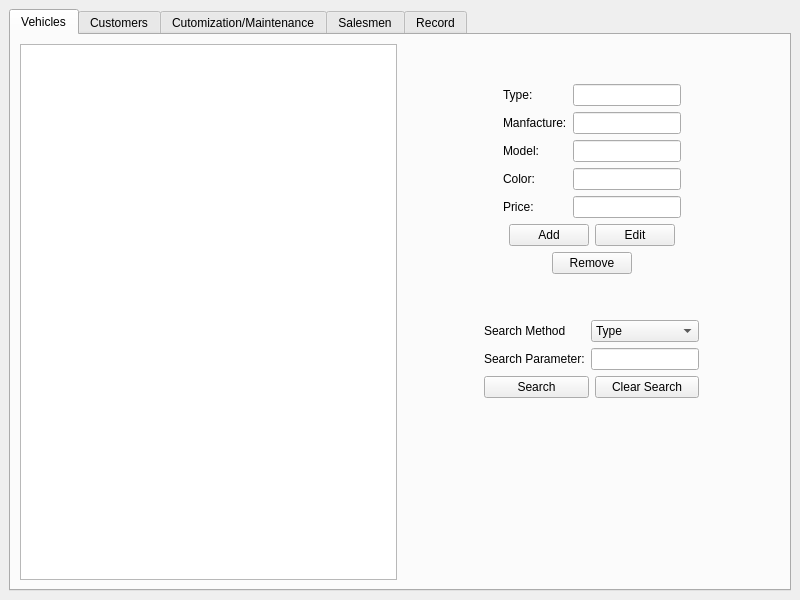
<?xml version="1.0" encoding="UTF-8"?>
<ui version="4.0">
 <class>AdminWindow</class>
 <widget class="QMainWindow" name="AdminWindow">
  <property name="geometry">
   <rect>
    <x>0</x>
    <y>0</y>
    <width>800</width>
    <height>600</height>
   </rect>
  </property>
  <property name="windowTitle">
   <string>AdminWindow</string>
  </property>
  <widget class="QWidget" name="centralwidget">
   <layout class="QHBoxLayout" name="horizontalLayout_7">
    <item>
     <widget class="QTabWidget" name="tabWidget">
      <property name="currentIndex">
       <number>0</number>
      </property>
      <widget class="QWidget" name="tab">
       <attribute name="title">
        <string>Vehicles</string>
       </attribute>
       <layout class="QHBoxLayout" name="horizontalLayout_29">
        <item>
         <widget class="QTableView" name="tableView">
          <property name="sizeAdjustPolicy">
           <enum>QAbstractScrollArea::AdjustToContents</enum>
          </property>
          <property name="editTriggers">
           <set>QAbstractItemView::NoEditTriggers</set>
          </property>
          <property name="dragDropOverwriteMode">
           <bool>false</bool>
          </property>
          <property name="alternatingRowColors">
           <bool>true</bool>
          </property>
          <property name="selectionMode">
           <enum>QAbstractItemView::SingleSelection</enum>
          </property>
          <property name="selectionBehavior">
           <enum>QAbstractItemView::SelectRows</enum>
          </property>
         </widget>
        </item>
        <item>
         <layout class="QVBoxLayout" name="verticalLayout_25">
          <item>
           <layout class="QVBoxLayout" name="verticalLayout_14">
            <item>
             <layout class="QHBoxLayout" name="horizontalLayout_13">
              <item>
               <spacer name="horizontalSpacer_20">
                <property name="orientation">
                 <enum>Qt::Horizontal</enum>
                </property>
                <property name="sizeHint" stdset="0">
                 <size>
                  <width>40</width>
                  <height>20</height>
                 </size>
                </property>
               </spacer>
              </item>
              <item>
               <layout class="QVBoxLayout" name="verticalLayout_13">
                <item>
                 <spacer name="verticalSpacer_12">
                  <property name="orientation">
                   <enum>Qt::Vertical</enum>
                  </property>
                  <property name="sizeHint" stdset="0">
                   <size>
                    <width>20</width>
                    <height>40</height>
                   </size>
                  </property>
                 </spacer>
                </item>
                <item>
                 <layout class="QHBoxLayout" name="horizontalLayout_8">
                  <item>
                   <layout class="QVBoxLayout" name="verticalLayout_11">
                    <item>
                     <widget class="QLabel" name="label">
                      <property name="text">
                       <string>Type:</string>
                      </property>
                     </widget>
                    </item>
                    <item>
                     <widget class="QLabel" name="label_2">
                      <property name="text">
                       <string>Manfacture:</string>
                      </property>
                     </widget>
                    </item>
                    <item>
                     <widget class="QLabel" name="label_3">
                      <property name="text">
                       <string>Model:</string>
                      </property>
                     </widget>
                    </item>
                    <item>
                     <widget class="QLabel" name="label_4">
                      <property name="text">
                       <string>Color:</string>
                      </property>
                     </widget>
                    </item>
                    <item>
                     <widget class="QLabel" name="label_5">
                      <property name="text">
                       <string>Price:</string>
                      </property>
                     </widget>
                    </item>
                   </layout>
                  </item>
                  <item>
                   <layout class="QVBoxLayout" name="verticalLayout_12">
                    <item>
                     <widget class="QLineEdit" name="lineEdit"/>
                    </item>
                    <item>
                     <widget class="QLineEdit" name="lineEdit_2"/>
                    </item>
                    <item>
                     <widget class="QLineEdit" name="lineEdit_3"/>
                    </item>
                    <item>
                     <widget class="QLineEdit" name="lineEdit_4"/>
                    </item>
                    <item>
                     <widget class="QLineEdit" name="lineEdit_5"/>
                    </item>
                   </layout>
                  </item>
                 </layout>
                </item>
               </layout>
              </item>
              <item>
               <spacer name="horizontalSpacer_19">
                <property name="orientation">
                 <enum>Qt::Horizontal</enum>
                </property>
                <property name="sizeHint" stdset="0">
                 <size>
                  <width>40</width>
                  <height>20</height>
                 </size>
                </property>
               </spacer>
              </item>
             </layout>
            </item>
            <item>
             <layout class="QVBoxLayout" name="verticalLayout_4">
              <item>
               <layout class="QHBoxLayout" name="horizontalLayout_4">
                <item>
                 <spacer name="horizontalSpacer_4">
                  <property name="orientation">
                   <enum>Qt::Horizontal</enum>
                  </property>
                  <property name="sizeHint" stdset="0">
                   <size>
                    <width>40</width>
                    <height>20</height>
                   </size>
                  </property>
                 </spacer>
                </item>
                <item>
                 <layout class="QVBoxLayout" name="verticalLayout">
                  <item>
                   <layout class="QHBoxLayout" name="horizontalLayout">
                    <item>
                     <widget class="QPushButton" name="pushButton_2">
                      <property name="text">
                       <string>Add</string>
                      </property>
                     </widget>
                    </item>
                    <item>
                     <widget class="QPushButton" name="pushButton">
                      <property name="text">
                       <string>Edit</string>
                      </property>
                     </widget>
                    </item>
                   </layout>
                  </item>
                  <item>
                   <layout class="QHBoxLayout" name="horizontalLayout_6">
                    <item>
                     <spacer name="horizontalSpacer">
                      <property name="orientation">
                       <enum>Qt::Horizontal</enum>
                      </property>
                      <property name="sizeHint" stdset="0">
                       <size>
                        <width>40</width>
                        <height>20</height>
                       </size>
                      </property>
                     </spacer>
                    </item>
                    <item>
                     <widget class="QPushButton" name="pushButton_3">
                      <property name="text">
                       <string>Remove</string>
                      </property>
                     </widget>
                    </item>
                    <item>
                     <spacer name="horizontalSpacer_2">
                      <property name="orientation">
                       <enum>Qt::Horizontal</enum>
                      </property>
                      <property name="sizeHint" stdset="0">
                       <size>
                        <width>40</width>
                        <height>20</height>
                       </size>
                      </property>
                     </spacer>
                    </item>
                   </layout>
                  </item>
                 </layout>
                </item>
                <item>
                 <spacer name="horizontalSpacer_3">
                  <property name="orientation">
                   <enum>Qt::Horizontal</enum>
                  </property>
                  <property name="sizeHint" stdset="0">
                   <size>
                    <width>40</width>
                    <height>20</height>
                   </size>
                  </property>
                 </spacer>
                </item>
               </layout>
              </item>
              <item>
               <spacer name="verticalSpacer_2">
                <property name="orientation">
                 <enum>Qt::Vertical</enum>
                </property>
                <property name="sizeHint" stdset="0">
                 <size>
                  <width>20</width>
                  <height>40</height>
                 </size>
                </property>
               </spacer>
              </item>
             </layout>
            </item>
           </layout>
          </item>
          <item>
           <layout class="QHBoxLayout" name="horizontalLayout_28">
            <item>
             <spacer name="horizontalSpacer_28">
              <property name="orientation">
               <enum>Qt::Horizontal</enum>
              </property>
              <property name="sizeHint" stdset="0">
               <size>
                <width>40</width>
                <height>20</height>
               </size>
              </property>
             </spacer>
            </item>
            <item>
             <layout class="QVBoxLayout" name="verticalLayout_24">
              <item>
               <layout class="QVBoxLayout" name="verticalLayout_23">
                <item>
                 <layout class="QHBoxLayout" name="horizontalLayout_27">
                  <item>
                   <layout class="QVBoxLayout" name="verticalLayout_21">
                    <item>
                     <widget class="QLabel" name="label_16">
                      <property name="text">
                       <string>Search Method</string>
                      </property>
                     </widget>
                    </item>
                    <item>
                     <widget class="QLabel" name="label_17">
                      <property name="text">
                       <string>Search Parameter:</string>
                      </property>
                     </widget>
                    </item>
                   </layout>
                  </item>
                  <item>
                   <layout class="QVBoxLayout" name="verticalLayout_22">
                    <item>
                     <widget class="QComboBox" name="comboBox">
                      <item>
                       <property name="text">
                        <string>Type</string>
                       </property>
                      </item>
                      <item>
                       <property name="text">
                        <string>Manfacture</string>
                       </property>
                      </item>
                      <item>
                       <property name="text">
                        <string>Model</string>
                       </property>
                      </item>
                      <item>
                       <property name="text">
                        <string>Color</string>
                       </property>
                      </item>
                      <item>
                       <property name="text">
                        <string>Price</string>
                       </property>
                      </item>
                     </widget>
                    </item>
                    <item>
                     <widget class="QLineEdit" name="lineEdit_16"/>
                    </item>
                   </layout>
                  </item>
                 </layout>
                </item>
                <item>
                 <layout class="QHBoxLayout" name="horizontalLayout_20">
                  <item>
                   <widget class="QPushButton" name="pushButton_6">
                    <property name="text">
                     <string>Search</string>
                    </property>
                   </widget>
                  </item>
                  <item>
                   <widget class="QPushButton" name="pushButton_7">
                    <property name="text">
                     <string>Clear Search</string>
                    </property>
                   </widget>
                  </item>
                 </layout>
                </item>
               </layout>
              </item>
              <item>
               <spacer name="verticalSpacer">
                <property name="orientation">
                 <enum>Qt::Vertical</enum>
                </property>
                <property name="sizeHint" stdset="0">
                 <size>
                  <width>20</width>
                  <height>40</height>
                 </size>
                </property>
               </spacer>
              </item>
             </layout>
            </item>
            <item>
             <spacer name="horizontalSpacer_27">
              <property name="orientation">
               <enum>Qt::Horizontal</enum>
              </property>
              <property name="sizeHint" stdset="0">
               <size>
                <width>40</width>
                <height>20</height>
               </size>
              </property>
             </spacer>
            </item>
           </layout>
          </item>
         </layout>
        </item>
       </layout>
      </widget>
      <widget class="QWidget" name="tab_2">
       <attribute name="title">
        <string>Customers</string>
       </attribute>
       <layout class="QHBoxLayout" name="horizontalLayout_22">
        <item>
         <widget class="QTableView" name="tableView_2">
          <property name="sizePolicy">
           <sizepolicy hsizetype="Expanding" vsizetype="Expanding">
            <horstretch>0</horstretch>
            <verstretch>0</verstretch>
           </sizepolicy>
          </property>
          <property name="editTriggers">
           <set>QAbstractItemView::NoEditTriggers</set>
          </property>
          <property name="alternatingRowColors">
           <bool>true</bool>
          </property>
          <property name="selectionMode">
           <enum>QAbstractItemView::SingleSelection</enum>
          </property>
          <property name="selectionBehavior">
           <enum>QAbstractItemView::SelectRows</enum>
          </property>
          <attribute name="horizontalHeaderCascadingSectionResizes">
           <bool>false</bool>
          </attribute>
          <attribute name="horizontalHeaderStretchLastSection">
           <bool>true</bool>
          </attribute>
         </widget>
        </item>
        <item>
         <layout class="QVBoxLayout" name="verticalLayout_16">
          <item>
           <spacer name="verticalSpacer_13">
            <property name="orientation">
             <enum>Qt::Vertical</enum>
            </property>
            <property name="sizeHint" stdset="0">
             <size>
              <width>20</width>
              <height>40</height>
             </size>
            </property>
           </spacer>
          </item>
          <item>
           <layout class="QHBoxLayout" name="horizontalLayout_21">
            <item>
             <spacer name="horizontalSpacer_22">
              <property name="orientation">
               <enum>Qt::Horizontal</enum>
              </property>
              <property name="sizeHint" stdset="0">
               <size>
                <width>40</width>
                <height>20</height>
               </size>
              </property>
             </spacer>
            </item>
            <item>
             <layout class="QHBoxLayout" name="horizontalLayout_12">
              <item>
               <layout class="QVBoxLayout" name="verticalLayout_5">
                <item>
                 <widget class="QLabel" name="label_6">
                  <property name="text">
                   <string>Name:</string>
                  </property>
                 </widget>
                </item>
                <item>
                 <widget class="QLabel" name="label_7">
                  <property name="text">
                   <string>Username:</string>
                  </property>
                 </widget>
                </item>
                <item>
                 <widget class="QLabel" name="label_8">
                  <property name="text">
                   <string>Password:</string>
                  </property>
                 </widget>
                </item>
                <item>
                 <widget class="QLabel" name="label_9">
                  <property name="text">
                   <string>National ID:</string>
                  </property>
                 </widget>
                </item>
               </layout>
              </item>
              <item>
               <layout class="QVBoxLayout" name="verticalLayout_15">
                <item>
                 <widget class="QLineEdit" name="lineEdit_6"/>
                </item>
                <item>
                 <widget class="QLineEdit" name="lineEdit_7"/>
                </item>
                <item>
                 <widget class="QLineEdit" name="lineEdit_8"/>
                </item>
                <item>
                 <widget class="QLineEdit" name="lineEdit_9"/>
                </item>
               </layout>
              </item>
             </layout>
            </item>
            <item>
             <spacer name="horizontalSpacer_21">
              <property name="orientation">
               <enum>Qt::Horizontal</enum>
              </property>
              <property name="sizeHint" stdset="0">
               <size>
                <width>40</width>
                <height>20</height>
               </size>
              </property>
             </spacer>
            </item>
           </layout>
          </item>
          <item>
           <spacer name="verticalSpacer_3">
            <property name="orientation">
             <enum>Qt::Vertical</enum>
            </property>
            <property name="sizeHint" stdset="0">
             <size>
              <width>20</width>
              <height>40</height>
             </size>
            </property>
           </spacer>
          </item>
          <item>
           <layout class="QHBoxLayout" name="horizontalLayout_9">
            <item>
             <spacer name="horizontalSpacer_5">
              <property name="orientation">
               <enum>Qt::Horizontal</enum>
              </property>
              <property name="sizeHint" stdset="0">
               <size>
                <width>40</width>
                <height>20</height>
               </size>
              </property>
             </spacer>
            </item>
            <item>
             <layout class="QVBoxLayout" name="verticalLayout_2">
              <item>
               <layout class="QHBoxLayout" name="horizontalLayout_10">
                <item>
                 <widget class="QPushButton" name="pushButton_4">
                  <property name="text">
                   <string>Add</string>
                  </property>
                 </widget>
                </item>
                <item>
                 <widget class="QPushButton" name="pushButton_5">
                  <property name="text">
                   <string>Edit</string>
                  </property>
                 </widget>
                </item>
               </layout>
              </item>
             </layout>
            </item>
            <item>
             <spacer name="horizontalSpacer_8">
              <property name="orientation">
               <enum>Qt::Horizontal</enum>
              </property>
              <property name="sizeHint" stdset="0">
               <size>
                <width>40</width>
                <height>20</height>
               </size>
              </property>
             </spacer>
            </item>
           </layout>
          </item>
          <item>
           <spacer name="verticalSpacer_4">
            <property name="orientation">
             <enum>Qt::Vertical</enum>
            </property>
            <property name="sizeHint" stdset="0">
             <size>
              <width>20</width>
              <height>40</height>
             </size>
            </property>
           </spacer>
          </item>
         </layout>
        </item>
       </layout>
      </widget>
      <widget class="QWidget" name="tab_5">
       <attribute name="title">
        <string>Cutomization/Maintenance</string>
       </attribute>
       <layout class="QHBoxLayout" name="horizontalLayout_15">
        <item>
         <widget class="QTableView" name="tableView_5">
          <property name="editTriggers">
           <set>QAbstractItemView::NoEditTriggers</set>
          </property>
          <property name="alternatingRowColors">
           <bool>true</bool>
          </property>
          <property name="selectionMode">
           <enum>QAbstractItemView::SingleSelection</enum>
          </property>
          <property name="selectionBehavior">
           <enum>QAbstractItemView::SelectRows</enum>
          </property>
         </widget>
        </item>
        <item>
         <layout class="QVBoxLayout" name="verticalLayout_6">
          <item>
           <spacer name="verticalSpacer_5">
            <property name="orientation">
             <enum>Qt::Vertical</enum>
            </property>
            <property name="sizeHint" stdset="0">
             <size>
              <width>20</width>
              <height>40</height>
             </size>
            </property>
           </spacer>
          </item>
          <item>
           <layout class="QHBoxLayout" name="horizontalLayout_5">
            <item>
             <spacer name="horizontalSpacer_9">
              <property name="orientation">
               <enum>Qt::Horizontal</enum>
              </property>
              <property name="sizeHint" stdset="0">
               <size>
                <width>40</width>
                <height>20</height>
               </size>
              </property>
             </spacer>
            </item>
            <item>
             <layout class="QVBoxLayout" name="verticalLayout_3">
              <item>
               <layout class="QHBoxLayout" name="horizontalLayout_14">
                <item>
                 <spacer name="horizontalSpacer_10">
                  <property name="orientation">
                   <enum>Qt::Horizontal</enum>
                  </property>
                  <property name="sizeHint" stdset="0">
                   <size>
                    <width>40</width>
                    <height>20</height>
                   </size>
                  </property>
                 </spacer>
                </item>
                <item>
                 <widget class="QPushButton" name="pushButton_9">
                  <property name="text">
                   <string>Finish</string>
                  </property>
                 </widget>
                </item>
                <item>
                 <spacer name="horizontalSpacer_11">
                  <property name="orientation">
                   <enum>Qt::Horizontal</enum>
                  </property>
                  <property name="sizeHint" stdset="0">
                   <size>
                    <width>40</width>
                    <height>20</height>
                   </size>
                  </property>
                 </spacer>
                </item>
               </layout>
              </item>
             </layout>
            </item>
            <item>
             <spacer name="horizontalSpacer_12">
              <property name="orientation">
               <enum>Qt::Horizontal</enum>
              </property>
              <property name="sizeHint" stdset="0">
               <size>
                <width>40</width>
                <height>20</height>
               </size>
              </property>
             </spacer>
            </item>
           </layout>
          </item>
          <item>
           <spacer name="verticalSpacer_6">
            <property name="orientation">
             <enum>Qt::Vertical</enum>
            </property>
            <property name="sizeHint" stdset="0">
             <size>
              <width>20</width>
              <height>40</height>
             </size>
            </property>
           </spacer>
          </item>
         </layout>
        </item>
       </layout>
      </widget>
      <widget class="QWidget" name="tab_3">
       <attribute name="title">
        <string>Salesmen</string>
       </attribute>
       <layout class="QHBoxLayout" name="horizontalLayout_24">
        <item>
         <widget class="QTableView" name="tableView_3">
          <property name="editTriggers">
           <set>QAbstractItemView::NoEditTriggers</set>
          </property>
          <property name="alternatingRowColors">
           <bool>true</bool>
          </property>
          <property name="selectionMode">
           <enum>QAbstractItemView::SingleSelection</enum>
          </property>
          <property name="selectionBehavior">
           <enum>QAbstractItemView::SelectRows</enum>
          </property>
         </widget>
        </item>
        <item>
         <layout class="QVBoxLayout" name="verticalLayout_17">
          <item>
           <spacer name="verticalSpacer_14">
            <property name="orientation">
             <enum>Qt::Vertical</enum>
            </property>
            <property name="sizeHint" stdset="0">
             <size>
              <width>20</width>
              <height>40</height>
             </size>
            </property>
           </spacer>
          </item>
          <item>
           <layout class="QHBoxLayout" name="horizontalLayout_23">
            <item>
             <spacer name="horizontalSpacer_24">
              <property name="orientation">
               <enum>Qt::Horizontal</enum>
              </property>
              <property name="sizeHint" stdset="0">
               <size>
                <width>40</width>
                <height>20</height>
               </size>
              </property>
             </spacer>
            </item>
            <item>
             <layout class="QHBoxLayout" name="horizontalLayout_18">
              <item>
               <widget class="QLabel" name="label_10">
                <property name="text">
                 <string>Name:</string>
                </property>
               </widget>
              </item>
              <item>
               <widget class="QLineEdit" name="lineEdit_10"/>
              </item>
             </layout>
            </item>
            <item>
             <spacer name="horizontalSpacer_23">
              <property name="orientation">
               <enum>Qt::Horizontal</enum>
              </property>
              <property name="sizeHint" stdset="0">
               <size>
                <width>40</width>
                <height>20</height>
               </size>
              </property>
             </spacer>
            </item>
           </layout>
          </item>
          <item>
           <layout class="QVBoxLayout" name="verticalLayout_7">
            <item>
             <spacer name="verticalSpacer_7">
              <property name="orientation">
               <enum>Qt::Vertical</enum>
              </property>
              <property name="sizeHint" stdset="0">
               <size>
                <width>20</width>
                <height>40</height>
               </size>
              </property>
             </spacer>
            </item>
            <item>
             <layout class="QHBoxLayout" name="horizontalLayout_16">
              <item>
               <spacer name="horizontalSpacer_13">
                <property name="orientation">
                 <enum>Qt::Horizontal</enum>
                </property>
                <property name="sizeHint" stdset="0">
                 <size>
                  <width>40</width>
                  <height>20</height>
                 </size>
                </property>
               </spacer>
              </item>
              <item>
               <layout class="QVBoxLayout" name="verticalLayout_8">
                <item>
                 <layout class="QHBoxLayout" name="horizontalLayout_2">
                  <item>
                   <widget class="QPushButton" name="pushButton_10">
                    <property name="text">
                     <string>Add</string>
                    </property>
                   </widget>
                  </item>
                  <item>
                   <widget class="QPushButton" name="pushButton_11">
                    <property name="text">
                     <string>edit</string>
                    </property>
                   </widget>
                  </item>
                 </layout>
                </item>
                <item>
                 <layout class="QHBoxLayout" name="horizontalLayout_17">
                  <item>
                   <spacer name="horizontalSpacer_14">
                    <property name="orientation">
                     <enum>Qt::Horizontal</enum>
                    </property>
                    <property name="sizeHint" stdset="0">
                     <size>
                      <width>40</width>
                      <height>20</height>
                     </size>
                    </property>
                   </spacer>
                  </item>
                  <item>
                   <widget class="QPushButton" name="pushButton_12">
                    <property name="text">
                     <string>Remove</string>
                    </property>
                   </widget>
                  </item>
                  <item>
                   <spacer name="horizontalSpacer_15">
                    <property name="orientation">
                     <enum>Qt::Horizontal</enum>
                    </property>
                    <property name="sizeHint" stdset="0">
                     <size>
                      <width>40</width>
                      <height>20</height>
                     </size>
                    </property>
                   </spacer>
                  </item>
                 </layout>
                </item>
               </layout>
              </item>
              <item>
               <spacer name="horizontalSpacer_16">
                <property name="orientation">
                 <enum>Qt::Horizontal</enum>
                </property>
                <property name="sizeHint" stdset="0">
                 <size>
                  <width>40</width>
                  <height>20</height>
                 </size>
                </property>
               </spacer>
              </item>
             </layout>
            </item>
            <item>
             <spacer name="verticalSpacer_8">
              <property name="orientation">
               <enum>Qt::Vertical</enum>
              </property>
              <property name="sizeHint" stdset="0">
               <size>
                <width>20</width>
                <height>40</height>
               </size>
              </property>
             </spacer>
            </item>
           </layout>
          </item>
         </layout>
        </item>
       </layout>
      </widget>
      <widget class="QWidget" name="tab_4">
       <attribute name="title">
        <string>Record</string>
       </attribute>
       <layout class="QHBoxLayout" name="horizontalLayout_26">
        <item>
         <widget class="QTableView" name="tableView_4">
          <property name="editTriggers">
           <set>QAbstractItemView::NoEditTriggers</set>
          </property>
          <property name="alternatingRowColors">
           <bool>true</bool>
          </property>
          <property name="selectionMode">
           <enum>QAbstractItemView::SingleSelection</enum>
          </property>
          <property name="selectionBehavior">
           <enum>QAbstractItemView::SelectRows</enum>
          </property>
         </widget>
        </item>
        <item>
         <layout class="QVBoxLayout" name="verticalLayout_20">
          <item>
           <spacer name="verticalSpacer_15">
            <property name="orientation">
             <enum>Qt::Vertical</enum>
            </property>
            <property name="sizeHint" stdset="0">
             <size>
              <width>20</width>
              <height>40</height>
             </size>
            </property>
           </spacer>
          </item>
          <item>
           <layout class="QHBoxLayout" name="horizontalLayout_25">
            <item>
             <spacer name="horizontalSpacer_25">
              <property name="orientation">
               <enum>Qt::Horizontal</enum>
              </property>
              <property name="sizeHint" stdset="0">
               <size>
                <width>40</width>
                <height>20</height>
               </size>
              </property>
             </spacer>
            </item>
            <item>
             <layout class="QHBoxLayout" name="horizontalLayout_3">
              <item>
               <layout class="QVBoxLayout" name="verticalLayout_19">
                <item>
                 <widget class="QLabel" name="label_11">
                  <property name="text">
                   <string>Vehicle ID:</string>
                  </property>
                 </widget>
                </item>
                <item>
                 <widget class="QLabel" name="label_12">
                  <property name="text">
                   <string>Salesman ID:</string>
                  </property>
                 </widget>
                </item>
                <item>
                 <widget class="QLabel" name="label_13">
                  <property name="text">
                   <string>Customer ID:</string>
                  </property>
                 </widget>
                </item>
                <item>
                 <widget class="QLabel" name="label_14">
                  <property name="text">
                   <string>Paymeny Method:</string>
                  </property>
                 </widget>
                </item>
                <item>
                 <widget class="QLabel" name="label_15">
                  <property name="text">
                   <string>Payment Info:</string>
                  </property>
                 </widget>
                </item>
                <item>
                 <widget class="QLabel" name="label_18">
                  <property name="text">
                   <string>Old Vehicle ID:(For Exchange only)</string>
                  </property>
                 </widget>
                </item>
               </layout>
              </item>
              <item>
               <layout class="QVBoxLayout" name="verticalLayout_18">
                <item>
                 <widget class="QLineEdit" name="lineEdit_11"/>
                </item>
                <item>
                 <widget class="QLineEdit" name="lineEdit_12"/>
                </item>
                <item>
                 <widget class="QLineEdit" name="lineEdit_13"/>
                </item>
                <item>
                 <widget class="QLineEdit" name="lineEdit_14"/>
                </item>
                <item>
                 <widget class="QComboBox" name="comboBox_2">
                  <item>
                   <property name="text">
                    <string>Sold</string>
                   </property>
                  </item>
                  <item>
                   <property name="text">
                    <string>Customization</string>
                   </property>
                  </item>
                  <item>
                   <property name="text">
                    <string>Maintenance</string>
                   </property>
                  </item>
                  <item>
                   <property name="text">
                    <string>Exchange</string>
                   </property>
                  </item>
                 </widget>
                </item>
                <item>
                 <widget class="QLineEdit" name="lineEdit_17"/>
                </item>
               </layout>
              </item>
             </layout>
            </item>
            <item>
             <spacer name="horizontalSpacer_26">
              <property name="orientation">
               <enum>Qt::Horizontal</enum>
              </property>
              <property name="sizeHint" stdset="0">
               <size>
                <width>40</width>
                <height>20</height>
               </size>
              </property>
             </spacer>
            </item>
           </layout>
          </item>
          <item>
           <layout class="QVBoxLayout" name="verticalLayout_9">
            <item>
             <spacer name="verticalSpacer_9">
              <property name="orientation">
               <enum>Qt::Vertical</enum>
              </property>
              <property name="sizeHint" stdset="0">
               <size>
                <width>20</width>
                <height>40</height>
               </size>
              </property>
             </spacer>
            </item>
            <item>
             <layout class="QHBoxLayout" name="horizontalLayout_11">
              <item>
               <spacer name="horizontalSpacer_6">
                <property name="orientation">
                 <enum>Qt::Horizontal</enum>
                </property>
                <property name="sizeHint" stdset="0">
                 <size>
                  <width>40</width>
                  <height>20</height>
                 </size>
                </property>
               </spacer>
              </item>
              <item>
               <layout class="QVBoxLayout" name="verticalLayout_10">
                <item>
                 <layout class="QHBoxLayout" name="horizontalLayout_19">
                  <item>
                   <spacer name="horizontalSpacer_7">
                    <property name="orientation">
                     <enum>Qt::Horizontal</enum>
                    </property>
                    <property name="sizeHint" stdset="0">
                     <size>
                      <width>40</width>
                      <height>20</height>
                     </size>
                    </property>
                   </spacer>
                  </item>
                  <item>
                   <widget class="QPushButton" name="pushButton_14">
                    <property name="text">
                     <string>Add</string>
                    </property>
                   </widget>
                  </item>
                  <item>
                   <spacer name="horizontalSpacer_17">
                    <property name="orientation">
                     <enum>Qt::Horizontal</enum>
                    </property>
                    <property name="sizeHint" stdset="0">
                     <size>
                      <width>40</width>
                      <height>20</height>
                     </size>
                    </property>
                   </spacer>
                  </item>
                 </layout>
                </item>
               </layout>
              </item>
              <item>
               <spacer name="horizontalSpacer_18">
                <property name="orientation">
                 <enum>Qt::Horizontal</enum>
                </property>
                <property name="sizeHint" stdset="0">
                 <size>
                  <width>40</width>
                  <height>20</height>
                 </size>
                </property>
               </spacer>
              </item>
             </layout>
            </item>
            <item>
             <spacer name="verticalSpacer_10">
              <property name="orientation">
               <enum>Qt::Vertical</enum>
              </property>
              <property name="sizeHint" stdset="0">
               <size>
                <width>20</width>
                <height>40</height>
               </size>
              </property>
             </spacer>
            </item>
           </layout>
          </item>
         </layout>
        </item>
       </layout>
      </widget>
     </widget>
    </item>
   </layout>
  </widget>
 </widget>
 <resources/>
 <connections/>
</ui>
